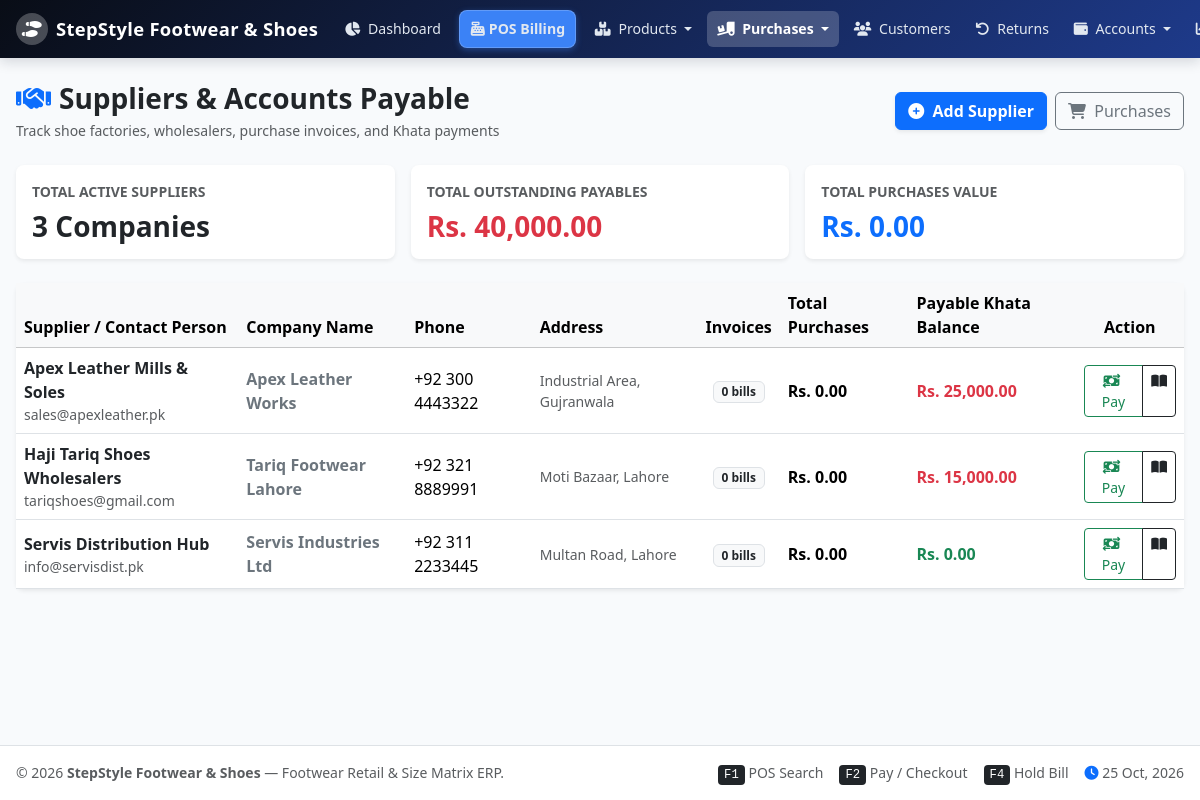
Page /suppliers.php (signed in) on the committed database.
### tables this page shows
CREATE TABLE `suppliers` (
  `id` INT AUTO_INCREMENT PRIMARY KEY,
  `name` VARCHAR(100) NOT NULL,
  `company` VARCHAR(150) NULL,
  `phone` VARCHAR(30) NULL,
  `email` VARCHAR(100) NULL,
  `address` TEXT NULL,
  `opening_balance` DECIMAL(12,2) NOT NULL DEFAULT 0.00,
  `current_balance` DECIMAL(12,2) NOT NULL DEFAULT 0.00,
  `created_at` TIMESTAMP DEFAULT CURRENT_TIMESTAMP
);

### config/functions.php (called while the page is built, shortened)
<?php
function get_setting($key, $default = '') {
    static $settings_cache = null;
    if ($settings_cache === null) {
        $db = getDB();
        $stmt = $db->query("SELECT setting_key, setting_value FROM settings");
        $settings_cache = [];
        while ($row = $stmt->fetch()) {
            $settings_cache[$row['setting_key']] = $row['setting_value'];
        }
    }
    return $settings_cache[$key] ?? $default;
}
function format_currency($amount, $show_symbol = true) {
    $symbol = get_setting('currency_symbol', 'Rs.');
    $formatted = number_format((float)$amount, 2);
    return $show_symbol ? $symbol . ' ' . $formatted : $formatted;
}
function clean($str) {
    return htmlspecialchars(trim((string)$str), ENT_QUOTES, 'UTF-8');
}

### suppliers.php (the view, shortened to what this page needs)
<?php
$db = getDB();
$suppliers = $db->query("SELECT s.*,
    (SELECT COUNT(*) FROM purchases WHERE supplier_id = s.id) as total_invoices,
    (SELECT COALESCE(SUM(grand_total), 0) FROM purchases WHERE supplier_id = s.id) as total_purchased,
    (SELECT COALESCE(SUM(amount), 0) FROM supplier_payments WHERE supplier_id = s.id) as total_paid
FROM suppliers s ORDER BY s.name ASC")->fetchAll();
$total_payable = array_sum(array_column($suppliers, 'current_balance'));
require_once __DIR__ . '/includes/header.php';
?>
<div class="container-fluid px-3 pt-3">
    <div class="d-flex justify-content-between align-items-center mb-4">
        <div>
            <h2 class="h3 fw-bold text-dark mb-1">
                <i class="fa-solid fa-handshake text-primary me-2"></i>Suppliers &amp; Accounts Payable
            </h2>
            <p class="text-muted small mb-0">Track shoe factories, wholesalers, purchase invoices, and Khata payments</p>
        </div>
        <div class="d-flex gap-2">
            <button class="btn btn-primary fw-bold shadow-sm" data-bs-toggle="modal" data-bs-target="#addSupplierModal">
                <i class="fa-solid fa-plus-circle me-1"></i> Add Supplier
            </button>
            <a href="purchases.php" class="btn btn-outline-secondary">
                <i class="fa-solid fa-cart-shopping me-1"></i> Purchases
            </a>
        </div>
    </div>
    <div class="row g-3 mb-4">
        <div class="col-md-4">
            <div class="card border-0 shadow-sm rounded-3 p-3 bg-white">
                <span class="text-muted small fw-semibold text-uppercase">Total Active Suppliers</span>
                <h3 class="fw-bold text-dark mt-2 mb-0"><?= count($suppliers) ?> Companies</h3>
            </div>
        </div>
        <div class="col-md-4">
            <div class="card border-0 shadow-sm rounded-3 p-3 bg-white">
                <span class="text-muted small fw-semibold text-uppercase">Total Outstanding Payables</span>
                <h3 class="fw-bold text-danger mt-2 mb-0"><?= format_currency($total_payable) ?></h3>
            </div>
        </div>
        <div class="col-md-4">
            <div class="card border-0 shadow-sm rounded-3 p-3 bg-white">
                <span class="text-muted small fw-semibold text-uppercase">Total Purchases Value</span>
                <h3 class="fw-bold text-primary mt-2 mb-0"><?= format_currency(array_sum(array_column($suppliers, 'total_purchased'))) ?></h3>
            </div>
        </div>
    </div>
    <div class="card border-0 shadow-sm rounded-3 bg-white">
        <div class="table-responsive">
            <table class="table table-hover align-middle mb-0">
                <thead class="table-light">
                    <tr>
                        <th>Supplier / Contact Person</th>
                        <th>Company Name</th>
                        <th>Phone</th>
                        <th>Address</th>
                        <th class="text-center">Invoices</th>
                        <th>Total Purchases</th>
                        <th>Payable Khata Balance</th>
                        <th class="text-center">Action</th>
                    </tr>
                </thead>
                <tbody>
                    <?php if (empty($suppliers)): ?>
                        <tr><td colspan="8" class="text-center py-5 text-muted">No suppliers registered.</td></tr>
                    <?php else: ?>
                        <?php foreach ($suppliers as $s): ?>
                            <tr>
                                <td>
                                    <div class="fw-bold text-dark"><?= clean($s['name']) ?></div>
                                    <div class="small text-muted"><?= clean($s['email'] ?? '') ?></div>
                                </td>
                                <td class="fw-semibold text-secondary"><?= clean($s['company'] ?? 'Wholesaler') ?></td>
                                <td><?= clean($s['phone'] ?? '-') ?></td>
                                <td class="small text-muted"><?= clean($s['address'] ?? '-') ?></td>
                                <td class="text-center">
                                    <span class="badge bg-light text-dark border"><?= $s['total_invoices'] ?> bills</span>
                                </td>
                                <td class="fw-semibold"><?= format_currency($s['total_purchased']) ?></td>
                                <td>
                                    <span class="fw-bold <?= $s['current_balance'] > 0 ? 'text-danger fs-6' : 'text-success' ?>">
                                        <?= format_currency($s['current_balance']) ?>
                                    </span>
                                </td>
                                <td class="text-center">
                                    <div class="btn-group btn-group-sm">
                                        <button class="btn btn-outline-success" onclick="openPayModal(<?= $s['id'] ?>, '<?= htmlspecialchars(addslashes($s['name']), ENT_QUOTES) ?>', <?= $s['current_balance'] ?>)" title="Pay Supplier">
                                            <i class="fa-solid fa-money-bill-transfer me-1"></i> Pay
                                        </button>
                                        <a href="supplier_ledger.php?id=<?= $s['id'] ?>" class="btn btn-outline-dark" title="View Ledger">
                                            <i class="fa-solid fa-book-open"></i>
                                        </a>
                                    </div>
                                </td>
                            </tr>
                        <?php endforeach; ?>
                    <?php endif; ?>
                </tbody>
            </table>
        </div>
    </div>
</div>
<?php require_once __DIR__ . '/includes/footer.php'; ?>

### assets/css/style.css (style rules this page uses)
:root { --primary-color: #2563eb; --primary-hover: #1d4ed8; --secondary-color: #0f172a; --accent-color: #0284c7; --success-color: #10b981; --warning-color: #f59e0b; --danger-color: #ef4444; --bg-light: #f8fafc; --card-bg: #ffffff; --border-color: #e2e8f0; --text-main: #0f172a; --text-muted: #64748b; }
html, body { max-width: 100%; overflow-x: hidden; margin: 0; padding: 0; }
body { font-family: 'Segoe UI', system-ui, -apple-system, BlinkMacSystemFont, 'Roboto', sans-serif; background-color: var(--bg-light); color: var(--text-main); min-height: 100vh; display: flex; flex-direction: column; -webkit-font-smoothing: antialiased; }
.table-responsive { max-width: 100%; overflow-x: auto; -webkit-overflow-scrolling: touch; }

### rows in the picture
suppliers: name "Apex Leather Mills & Soles", email "sales@apexleather.pk", company "Apex Leather Works", phone "+92 300 4443322", address "Industrial Area, Gujranwala", total_invoices "0", total_purchased "Rs. 0.00", current_balance "Rs. 25,000.00"
suppliers: name "Haji Tariq Shoes Wholesalers", email "tariqshoes@gmail.com", company "Tariq Footwear Lahore", phone "+92 321 8889991", address "Moti Bazaar, Lahore", total_invoices "0", total_purchased "Rs. 0.00", current_balance "Rs. 15,000.00"
suppliers: name "Servis Distribution Hub", email "info@servisdist.pk", company "Servis Industries Ltd", phone "+92 311 2233445", address "Multan Road, Lahore", total_invoices "0", total_purchased "Rs. 0.00", current_balance "Rs. 0.00"

### other values in the picture
$shop_name "StepStyle Footwear & Shoes"
count($suppliers) "3"
format_currency($total_payable) "Rs. 40,000.00"
get_setting('shop_name', 'Shoes POS') "StepStyle Footwear & Shoes"
